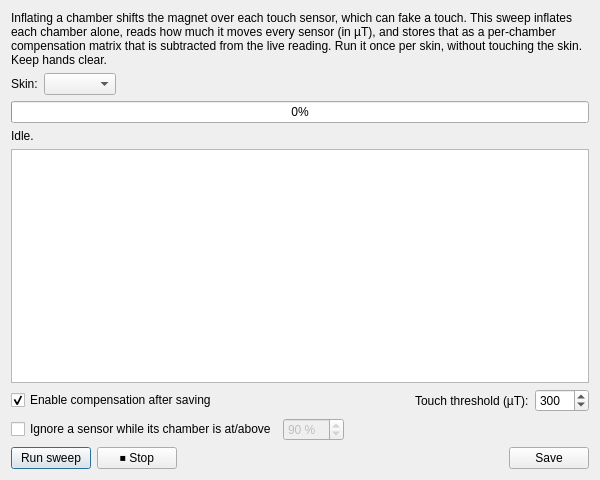
<?xml version="1.0" encoding="UTF-8"?>
<ui version="4.0">
 <class>TouchCalibrationDialog</class>
 <widget class="QDialog" name="TouchCalibrationDialog">
  <property name="geometry">
   <rect><x>0</x><y>0</y><width>600</width><height>480</height></rect>
  </property>
  <property name="windowTitle"><string>Calibrate Touch ↔ Chamber Coupling</string></property>
  <property name="minimumSize">
   <size><width>560</width><height>0</height></size>
  </property>
  <property name="maximumSize">
   <size><width>760</width><height>16777215</height></size>
  </property>
  <layout class="QVBoxLayout" name="verticalLayout">
   <item>
    <widget class="QLabel" name="intro_label">
     <property name="wordWrap"><bool>true</bool></property>
     <property name="text"><string>Inflating a chamber shifts the magnet over each touch sensor, which can fake a touch. This sweep inflates each chamber alone, reads how much it moves every sensor (in µT), and stores that as a per-chamber compensation matrix that is subtracted from the live reading. Run it once per skin, without touching the skin. Keep hands clear.</string></property>
    </widget>
   </item>
   <item>
    <layout class="QHBoxLayout" name="skin_row">
     <item>
      <widget class="QLabel" name="skin_label">
       <property name="text"><string>Skin:</string></property>
      </widget>
     </item>
     <item>
      <widget class="QComboBox" name="skin_combo">
       <property name="whatsThis"><string>Which skin to calibrate. Only skins whose touch node can stream magnet data are listed.</string></property>
      </widget>
     </item>
     <item>
      <spacer name="skin_spacer">
       <property name="orientation"><enum>Qt::Horizontal</enum></property>
       <property name="sizeHint" stdset="0"><size><width>40</width><height>20</height></size></property>
      </spacer>
     </item>
    </layout>
   </item>
   <item>
    <widget class="QProgressBar" name="progress">
     <property name="value"><number>0</number></property>
     <property name="whatsThis"><string>Sweep progress across the skin's chambers.</string></property>
    </widget>
   </item>
   <item>
    <widget class="QLabel" name="status_label">
     <property name="text"><string>Idle.</string></property>
    </widget>
   </item>
   <item>
    <widget class="QPlainTextEdit" name="preview">
     <property name="readOnly"><bool>true</bool></property>
     <property name="whatsThis"><string>Measured coupling matrix: per chamber, the µT shift it causes on each sensor. Larger numbers mean stronger contamination.</string></property>
    </widget>
   </item>
   <item>
    <layout class="QHBoxLayout" name="tuning_row">
     <item>
      <widget class="QCheckBox" name="enable_check">
       <property name="text"><string>Enable compensation after saving</string></property>
       <property name="checked"><bool>true</bool></property>
       <property name="whatsThis"><string>Subtract the measured matrix from the live touch readings during sessions. Turn off to store the matrix without applying it yet.</string></property>
      </widget>
     </item>
     <item>
      <spacer name="tuning_spacer">
       <property name="orientation"><enum>Qt::Horizontal</enum></property>
       <property name="sizeHint" stdset="0"><size><width>40</width><height>20</height></size></property>
      </spacer>
     </item>
     <item>
      <widget class="QLabel" name="threshold_label">
       <property name="text"><string>Touch threshold (µT):</string></property>
      </widget>
     </item>
     <item>
      <widget class="QSpinBox" name="threshold_spin">
       <property name="minimum"><number>10</number></property>
       <property name="maximum"><number>5000</number></property>
       <property name="singleStep"><number>10</number></property>
       <property name="value"><number>300</number></property>
       <property name="whatsThis"><string>After compensation, a sensor counts as touched when its residual reaches this many µT. Lower = more sensitive.</string></property>
      </widget>
     </item>
    </layout>
   </item>
   <item>
    <layout class="QHBoxLayout" name="suppress_row">
     <item>
      <widget class="QCheckBox" name="suppress_check">
       <property name="text"><string>Ignore a sensor while its chamber is at/above</string></property>
       <property name="whatsThis"><string>Last-resort fallback: instead of compensating, blank a sensor entirely while a strongly-coupled chamber is this inflated (or this deep in vacuum). Use only if compensation alone is not enough.</string></property>
      </widget>
     </item>
     <item>
      <widget class="QSpinBox" name="suppress_spin">
       <property name="minimum"><number>1</number></property>
       <property name="maximum"><number>100</number></property>
       <property name="suffix"><string> %</string></property>
       <property name="value"><number>90</number></property>
       <property name="enabled"><bool>false</bool></property>
      </widget>
     </item>
     <item>
      <spacer name="suppress_spacer">
       <property name="orientation"><enum>Qt::Horizontal</enum></property>
       <property name="sizeHint" stdset="0"><size><width>40</width><height>20</height></size></property>
      </spacer>
     </item>
    </layout>
   </item>
   <item>
    <layout class="QHBoxLayout" name="button_row">
     <item>
      <widget class="QPushButton" name="run_btn">
       <property name="text"><string>Run sweep</string></property>
       <property name="whatsThis"><string>Inflate each chamber in turn and measure its effect on every sensor. Do not touch the skin during the sweep.</string></property>
      </widget>
     </item>
     <item>
      <widget class="QPushButton" name="stop_btn">
       <property name="text"><string>⏹ Stop</string></property>
       <property name="whatsThis"><string>Abort the sweep and halt every chamber (close valves, pumps off).</string></property>
      </widget>
     </item>
     <item>
      <spacer name="button_spacer">
       <property name="orientation"><enum>Qt::Horizontal</enum></property>
       <property name="sizeHint" stdset="0"><size><width>40</width><height>20</height></size></property>
      </spacer>
     </item>
     <item>
      <widget class="QPushButton" name="save_btn">
       <property name="text"><string>Save</string></property>
       <property name="whatsThis"><string>Store the measured coupling matrix (and the chosen settings) onto the skin.</string></property>
      </widget>
     </item>
    </layout>
   </item>
  </layout>
 </widget>
 <resources/>
 <connections/>
</ui>
